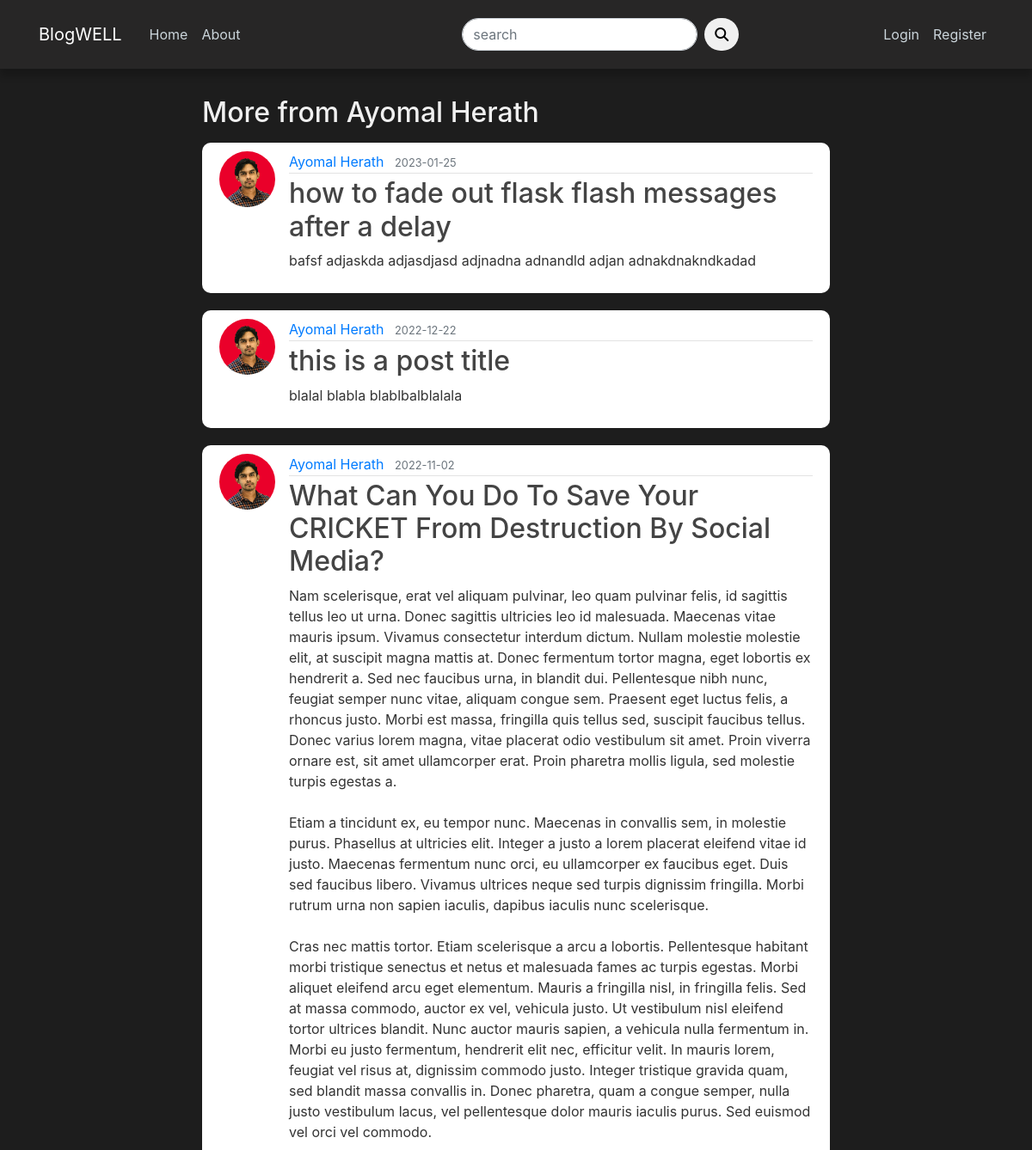
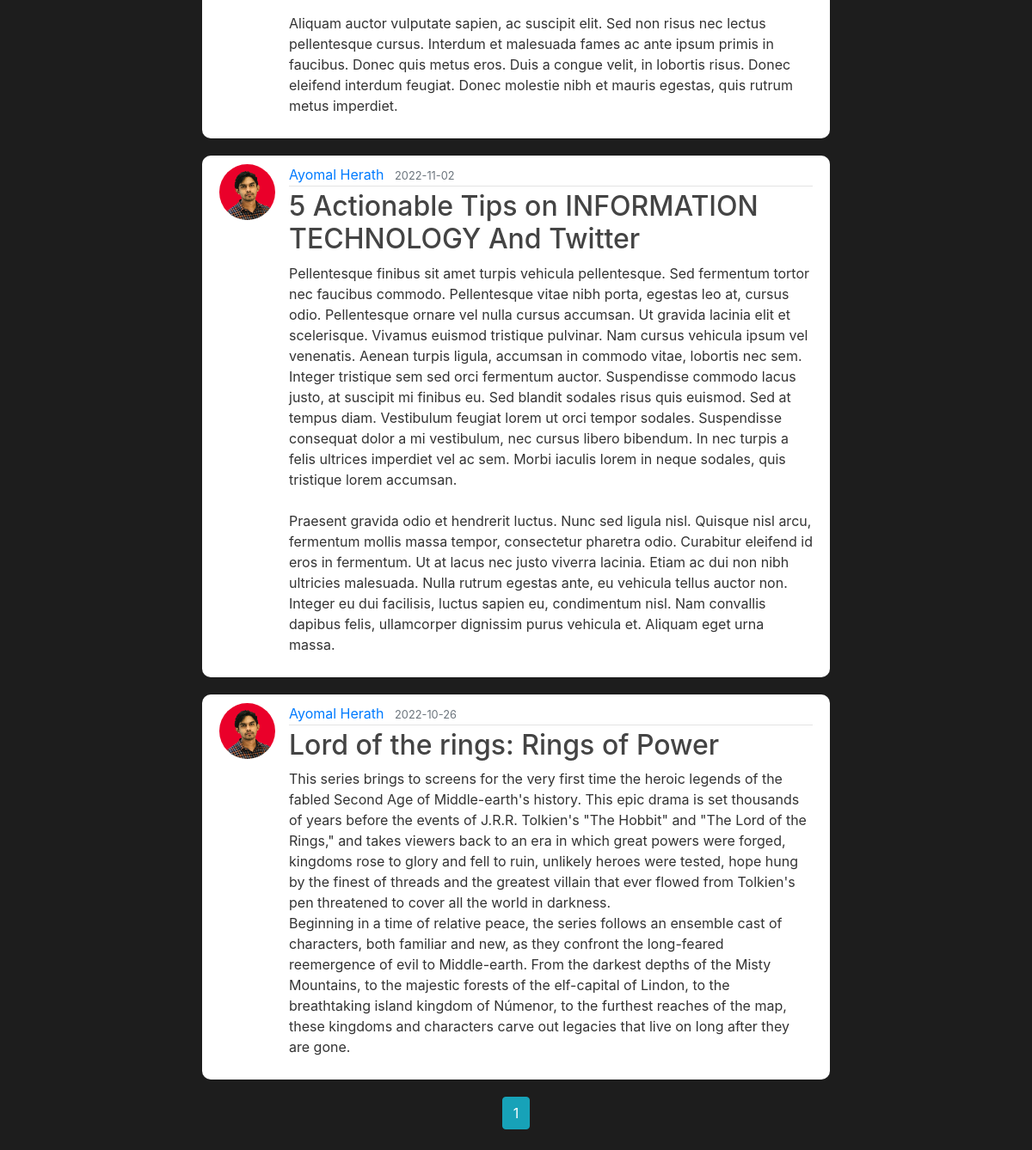
Page /user/Ayomal Herath on the committed database (2 pictures, top to bottom).
### blog/models.py (models this page shows, shortened)
class User(db.Model, UserMixin):
    id = db.Column(db.Integer, primary_key=True)
    username = db.Column(db.String(20), unique=True, nullable=False)
    email = db.Column(db.String(120), unique=True, nullable=False)
    image_file = db.Column(db.String(20), nullable=False, default='default.jpg')
    password = db.Column(db.String(60), nullable=False)
    posts = db.relationship('Post', backref='author', lazy=True)
    comments = db.relationship('Comment', backref='author', lazy=True)
    is_admin = db.Column(db.Boolean, default=False)

class Post(db.Model):
    id = db.Column(db.Integer, primary_key=True)
    title = db.Column(db.String(100), nullable=False)
    date_posted = db.Column(db.DateTime, nullable=False, default=datetime.utcnow)
    content = db.Column(db.Text, nullable=False)
    post_image = db.Column(db.String(200), nullable=True)
    user_id = db.Column(db.Integer, db.ForeignKey('user.id'), nullable=False)
    comments = db.relationship('Comment', backref='post', lazy=True)
    is_offensive = db.Column(db.Boolean, default=False)
    is_clean = db.Column(db.Boolean, default=False)

### blog/users/routes.py (the view)
@users.route("/user/<string:username>")
def user_posts(username):
    page = request.args.get('page', 1, type=int)
    user = User.query.filter_by(username=username).first_or_404()
    posts = Post.query.filter_by(author=user)\
        .order_by(Post.date_posted.desc())\
        .paginate(page=page, per_page=5)#pagination and post order
    return render_template('user_posts.html', posts=posts, user=user)

### blog/users/forms.py
class SearchForm(FlaskForm):
    searched = StringField('search', validators=[DataRequired()])
    submit = SubmitField('Submit')

### blog/users/routes.py (called while the page is built)
@app.context_processor
def home():
    form = SearchForm()
    return dict(form=form)

### blog/templates/user_posts.html (shortened to what this page needs)
{% extends "layout.html" %}
{% block content %}
    <h2 class="title mb-3">More from {{user.username}} </h2>
    {% for post in posts.items %}
        <article class="media content-section">
            <img src="{{ url_for('static', filename='profile_pics/' + post.author.image_file)}}" class="rounded-circle article-img" alt="">
            <div class="media-body">
            <div class="article-metadata">
                <a class="mr-2" href="{{url_for('users.user_posts', username=post.author.username )}}">{{ post.author.username }}</a>
                <small class="text-muted">{{ post.date_posted.strftime('%Y-%m-%d') }}</small>
            </div>
            <h2><a class="article-title" href="{{ url_for('posts.post', post_id=post.id)}}">{{ post.title }}</a></h2>
            <p class="article-content">{{ post.content }}</p>
            </div>
        </article>
    {% endfor %}
    <div class="pagi_btn text-center">
    {% for page_num in posts.iter_pages(left_edge=1, right_edge=1, left_current=1, right_current=2) %}
        {% if page_num %}
            {% if posts.page == page_num %}
                <a href="{{ url_for('users.user_posts', username=user.username, page=page_num )}}" class="btn btn-info mb-4">{{ page_num }}</a>
            {% else %}
                <a href="{{ url_for('users.user_posts', username=user.username, page=page_num )}}" class="btn btn-outline-info mb-4">{{ page_num }}</a>
            {% endif %}
        {% endif %}
    {% endfor %}
    </div>
{% endblock content %}

### blog/static/main.css (style rules this page uses)
body { background: #1d1d1d; color: #333333; margin-top: 7rem; }
h1, h2, h3, h4, h5, h6 { color: #444444; }
.title { color: #f0f0f0; }
.content-section { background: #ffffff; padding: 10px 20px; border-radius: 10px; margin-bottom: 20px; }
.article-title { color: #444444; }
.article-content { white-space: pre-line; }
.article-img { height: 65px; width: 65px; margin-right: 16px; }
.article-metadata { padding-bottom: 1px; margin-bottom: 4px; border-bottom: 1px solid #e3e3e3 }

### rows in the picture
User: username "Ayomal Herath"
Post: image_file (picture), author.username "Ayomal Herath", date_posted "2023-01-25", title "how to fade out flask flash messages after a delay", content "bafsf adjaskda adjasdjasd adjnadna adnandld adjan adnakdnakndkadad"
Post: image_file (picture), author.username "Ayomal Herath", date_posted "2022-12-22", title "this is a post title", content "blalal blabla blablbalblalala"
Post: image_file (picture), author.username "Ayomal Herath", date_posted "2022-11-02", title "What Can You Do To Save Your CRICKET From Destruction By Social Media?", content "Nam scelerisque, erat vel aliquam pulvinar, leo quam pulvinar felis, id sagittis tellus leo ut urna. Donec sagittis ultricies leo id malesuada. Maecenas vitae mauris ipsum. Vivamus consectetur interdum dictum. Nullam molestie molestie elit, at suscipit magna mattis at. Donec fermentum tortor magna, eget lobortis ex hendrerit a. Sed nec faucibus urna, in blandit dui. Pellentesque nibh nunc, feugiat semper nunc vitae, aliquam congue sem. Praesent eget luctus felis, a rhoncus justo. Morbi est massa, fringilla quis tellus sed, suscipit faucibus tellus. Donec varius lorem magna, vitae placerat odio vestibulum sit amet. Proin viverra ornare est, sit amet ullamcorper erat. Proin pharetra mollis…"
Post: image_file (picture), author.username "Ayomal Herath", date_posted "2022-11-02", title "5 Actionable Tips on INFORMATION TECHNOLOGY And Twitter", content "Pellentesque finibus sit amet turpis vehicula pellentesque. Sed fermentum tortor nec faucibus commodo. Pellentesque vitae nibh porta, egestas leo at, cursus odio. Pellentesque ornare vel nulla cursus accumsan. Ut gravida lacinia elit et scelerisque. Vivamus euismod tristique pulvinar. Nam cursus vehicula ipsum vel venenatis. Aenean turpis ligula, accumsan in commodo vitae, lobortis nec sem. Integer tristique sem sed orci fermentum auctor. Suspendisse commodo lacus justo, at suscipit mi finibus eu. Sed blandit sodales risus quis euismod. Sed at tempus diam. Vestibulum feugiat lorem ut orci tempor sodales. Suspendisse consequat dolor a mi vestibulum, nec cursus libero bibendum. In nec turpis…"
Post: image_file (picture), author.username "Ayomal Herath", date_posted "2022-10-26", title "Lord of the rings: Rings of Power", content "This series brings to screens for the very first time the heroic legends of the fabled Second Age of Middle-earth's history. This epic drama is set thousands of years before the events of J.R.R. Tolkien's \"The Hobbit\" and \"The Lord of the Rings,\" and takes viewers back to an era in which great powers were forged, kingdoms rose to glory and fell to ruin, unlikely heroes were tested, hope hung by the finest of threads and the greatest villain that ever flowed from Tolkien's pen threatened to cover all the world in darkness. Beginning in a time of relative peace, the series follows an ensemble cast of characters, both familiar and new, as they confront the long-feared reemergence of evil to…"

### other values in the picture
{{ page_num }} "1"
